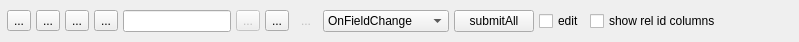
<?xml version="1.0" encoding="UTF-8"?>
<ui version="4.0">
 <class>Btn_ToolBox</class>
 <widget class="QWidget" name="Btn_ToolBox">
  <property name="geometry">
   <rect>
    <x>0</x>
    <y>0</y>
    <width>799</width>
    <height>42</height>
   </rect>
  </property>
  <property name="windowTitle">
   <string>Form</string>
  </property>
  <layout class="QHBoxLayout" name="horizontalLayout_2">
   <property name="spacing">
    <number>2</number>
   </property>
   <property name="margin">
    <number>2</number>
   </property>
   <item>
    <layout class="QHBoxLayout" name="horizontalLayout">
     <property name="spacing">
      <number>5</number>
     </property>
     <property name="sizeConstraint">
      <enum>QLayout::SetMinimumSize</enum>
     </property>
     <property name="margin">
      <number>5</number>
     </property>
     <item>
      <widget class="QToolButton" name="btn_insert">
       <property name="toolTip">
        <string>&lt;!DOCTYPE HTML PUBLIC &quot;-//W3C//DTD HTML 4.0//EN&quot; &quot;http://www.w3.org/TR/REC-html40/strict.dtd&quot;&gt;
&lt;html&gt;&lt;head&gt;&lt;meta name=&quot;qrichtext&quot; content=&quot;1&quot; /&gt;&lt;style type=&quot;text/css&quot;&gt;
p, li { white-space: pre-wrap; }
&lt;/style&gt;&lt;/head&gt;&lt;body style=&quot; font-family:'MS Shell Dlg 2'; font-size:7.5pt; font-weight:400; font-style:normal;&quot;&gt;
&lt;p style=&quot; margin-top:0px; margin-bottom:0px; margin-left:0px; margin-right:0px; -qt-block-indent:0; text-indent:0px;&quot;&gt;&lt;span style=&quot; font-size:10pt; color:#00aa00;&quot;&gt;добавить строку [INS]&lt;/span&gt;&lt;/p&gt;&lt;/body&gt;&lt;/html&gt;</string>
       </property>
       <property name="text">
        <string>...</string>
       </property>
       <property name="icon">
        <iconset resource="resource2.qrc">
         <normaloff>:/icon/img/btn-db/insert-100x100.png</normaloff>:/icon/img/btn-db/insert-100x100.png</iconset>
       </property>
       <property name="autoRaise">
        <bool>false</bool>
       </property>
      </widget>
     </item>
     <item>
      <widget class="QToolButton" name="btn_copy">
       <property name="toolTip">
        <string>&lt;!DOCTYPE HTML PUBLIC &quot;-//W3C//DTD HTML 4.0//EN&quot; &quot;http://www.w3.org/TR/REC-html40/strict.dtd&quot;&gt;
&lt;html&gt;&lt;head&gt;&lt;meta name=&quot;qrichtext&quot; content=&quot;1&quot; /&gt;&lt;style type=&quot;text/css&quot;&gt;
p, li { white-space: pre-wrap; }
&lt;/style&gt;&lt;/head&gt;&lt;body style=&quot; font-family:'MS Shell Dlg 2'; font-size:7.5pt; font-weight:400; font-style:normal;&quot;&gt;
&lt;p style=&quot; margin-top:0px; margin-bottom:0px; margin-left:0px; margin-right:0px; -qt-block-indent:0; text-indent:0px;&quot;&gt;&lt;span style=&quot; font-size:10pt; color:#ffaa00;&quot;&gt;копировать строку [F9]&lt;/span&gt;&lt;/p&gt;&lt;/body&gt;&lt;/html&gt;</string>
       </property>
       <property name="styleSheet">
        <string notr="true"/>
       </property>
       <property name="text">
        <string>...</string>
       </property>
       <property name="icon">
        <iconset resource="resource2.qrc">
         <normaloff>:/icon/img/btn-db/copy-100x100.png</normaloff>:/icon/img/btn-db/copy-100x100.png</iconset>
       </property>
       <property name="checkable">
        <bool>false</bool>
       </property>
       <property name="autoRepeatInterval">
        <number>100</number>
       </property>
      </widget>
     </item>
     <item>
      <widget class="QToolButton" name="btn_edit">
       <property name="toolTip">
        <string>&lt;!DOCTYPE HTML PUBLIC &quot;-//W3C//DTD HTML 4.0//EN&quot; &quot;http://www.w3.org/TR/REC-html40/strict.dtd&quot;&gt;
&lt;html&gt;&lt;head&gt;&lt;meta name=&quot;qrichtext&quot; content=&quot;1&quot; /&gt;&lt;style type=&quot;text/css&quot;&gt;
p, li { white-space: pre-wrap; }
&lt;/style&gt;&lt;/head&gt;&lt;body style=&quot; font-family:'MS Shell Dlg 2'; font-size:7.5pt; font-weight:400; font-style:normal;&quot;&gt;
&lt;p style=&quot; margin-top:0px; margin-bottom:0px; margin-left:0px; margin-right:0px; -qt-block-indent:0; text-indent:0px;&quot;&gt;&lt;span style=&quot; font-size:10pt; color:#0000ff;&quot;&gt;редактировать строку [F4]&lt;/span&gt;&lt;/p&gt;&lt;/body&gt;&lt;/html&gt;</string>
       </property>
       <property name="text">
        <string>...</string>
       </property>
       <property name="icon">
        <iconset resource="resource2.qrc">
         <normaloff>:/icon/img/btn-db/edit-100x100.png</normaloff>:/icon/img/btn-db/edit-100x100.png</iconset>
       </property>
      </widget>
     </item>
     <item>
      <widget class="QToolButton" name="btn_delete">
       <property name="toolTip">
        <string>&lt;!DOCTYPE HTML PUBLIC &quot;-//W3C//DTD HTML 4.0//EN&quot; &quot;http://www.w3.org/TR/REC-html40/strict.dtd&quot;&gt;
&lt;html&gt;&lt;head&gt;&lt;meta name=&quot;qrichtext&quot; content=&quot;1&quot; /&gt;&lt;style type=&quot;text/css&quot;&gt;
p, li { white-space: pre-wrap; }
&lt;/style&gt;&lt;/head&gt;&lt;body style=&quot; font-family:'MS Shell Dlg 2'; font-size:7.5pt; font-weight:400; font-style:normal;&quot;&gt;
&lt;p style=&quot; margin-top:0px; margin-bottom:0px; margin-left:0px; margin-right:0px; -qt-block-indent:0; text-indent:0px;&quot;&gt;&lt;span style=&quot; font-size:10pt; color:#ff0000;&quot;&gt;удалить строку [DEL]&lt;/span&gt;&lt;/p&gt;&lt;/body&gt;&lt;/html&gt;</string>
       </property>
       <property name="styleSheet">
        <string notr="true"/>
       </property>
       <property name="text">
        <string>...</string>
       </property>
       <property name="icon">
        <iconset resource="resource2.qrc">
         <normaloff>:/icon/img/btn-db/delete-100x100.png</normaloff>:/icon/img/btn-db/delete-100x100.png</iconset>
       </property>
       <property name="checkable">
        <bool>false</bool>
       </property>
       <property name="autoRepeatInterval">
        <number>100</number>
       </property>
      </widget>
     </item>
     <item>
      <widget class="QLineEdit" name="ledt_filter">
       <property name="toolTip">
        <string>&lt;!DOCTYPE HTML PUBLIC &quot;-//W3C//DTD HTML 4.0//EN&quot; &quot;http://www.w3.org/TR/REC-html40/strict.dtd&quot;&gt;
&lt;html&gt;&lt;head&gt;&lt;meta name=&quot;qrichtext&quot; content=&quot;1&quot; /&gt;&lt;style type=&quot;text/css&quot;&gt;
p, li { white-space: pre-wrap; }
&lt;/style&gt;&lt;/head&gt;&lt;body style=&quot; font-family:'MS Shell Dlg 2'; font-size:7.5pt; font-weight:400; font-style:normal;&quot;&gt;
&lt;p style=&quot; margin-top:0px; margin-bottom:0px; margin-left:0px; margin-right:0px; -qt-block-indent:0; text-indent:0px;&quot;&gt;&lt;span style=&quot; font-size:10pt; color:#3b3b3b;&quot;&gt;набираем символы и потом нажать [ENTER]&lt;/span&gt;&lt;/p&gt;&lt;/body&gt;&lt;/html&gt;</string>
       </property>
       <property name="placeholderText">
        <string comment="поиск" extracomment="поиск"/>
       </property>
      </widget>
     </item>
     <item>
      <widget class="QToolButton" name="btn_searchInTable">
       <property name="enabled">
        <bool>false</bool>
       </property>
       <property name="text">
        <string>...</string>
       </property>
       <property name="icon">
        <iconset resource="resource2.qrc">
         <normaloff>:/icon/img/btn-db/text-find-100x100.png</normaloff>
         <disabledon>:/icon/img/btn-db/text-find-100x100-disabled.png</disabledon>:/icon/img/btn-db/text-find-100x100.png</iconset>
       </property>
      </widget>
     </item>
     <item>
      <widget class="QToolButton" name="btn_find">
       <property name="text">
        <string>...</string>
       </property>
       <property name="icon">
        <iconset resource="resource2.qrc">
         <normaloff>:/icon/img/btn-db/find-100x100.png</normaloff>:/icon/img/btn-db/find-100x100.png</iconset>
       </property>
      </widget>
     </item>
     <item>
      <widget class="QToolButton" name="btn_selectByValue">
       <property name="enabled">
        <bool>false</bool>
       </property>
       <property name="text">
        <string>...</string>
       </property>
       <property name="icon">
        <iconset resource="resource2.qrc">
         <normaloff>:/icon/img/btn-db/select-by-value-2-100x100.png</normaloff>
         <disabledon>:/icon/img/btn-db/select-by-value-1-100x100.png</disabledon>:/icon/img/btn-db/select-by-value-2-100x100.png</iconset>
       </property>
       <property name="popupMode">
        <enum>QToolButton::DelayedPopup</enum>
       </property>
       <property name="autoRaise">
        <bool>true</bool>
       </property>
       <property name="arrowType">
        <enum>Qt::NoArrow</enum>
       </property>
      </widget>
     </item>
     <item>
      <widget class="QComboBox" name="cmb_Strategy">
       <item>
        <property name="text">
         <string>OnFieldChange</string>
        </property>
       </item>
       <item>
        <property name="text">
         <string>OnRowChange</string>
        </property>
       </item>
       <item>
        <property name="text">
         <string>OnManulaSubmit</string>
        </property>
       </item>
      </widget>
     </item>
     <item>
      <widget class="QPushButton" name="btn_submitAll">
       <property name="text">
        <string>submitAll</string>
       </property>
      </widget>
     </item>
     <item>
      <widget class="QCheckBox" name="chk_editable">
       <property name="text">
        <string>edit</string>
       </property>
      </widget>
     </item>
     <item>
      <widget class="QCheckBox" name="chk_exColumnsVisible">
       <property name="text">
        <string>show rel id columns</string>
       </property>
      </widget>
     </item>
     <item>
      <spacer name="horizontalSpacer">
       <property name="orientation">
        <enum>Qt::Horizontal</enum>
       </property>
       <property name="sizeHint" stdset="0">
        <size>
         <width>40</width>
         <height>20</height>
        </size>
       </property>
      </spacer>
     </item>
    </layout>
   </item>
  </layout>
 </widget>
 <resources>
  <include location="resource2.qrc"/>
 </resources>
 <connections/>
</ui>
